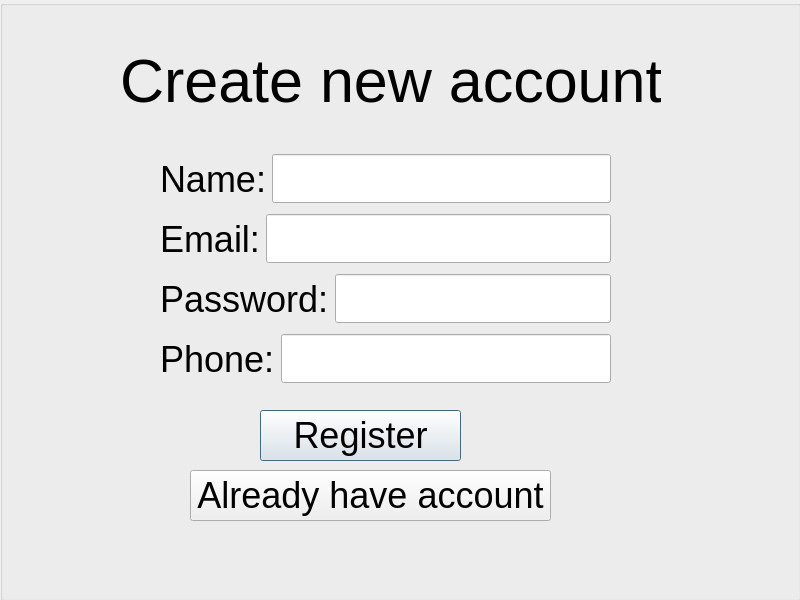
<?xml version="1.0" encoding="UTF-8"?>
<ui version="4.0">
 <class>RegisterWindow</class>
 <widget class="QDialog" name="RegisterWindow">
  <property name="geometry">
   <rect>
    <x>0</x>
    <y>0</y>
    <width>800</width>
    <height>600</height>
   </rect>
  </property>
  <property name="windowTitle">
   <string>Dialog</string>
  </property>
  <widget class="QGroupBox" name="groupBox">
   <property name="geometry">
    <rect>
     <x>0</x>
     <y>0</y>
     <width>801</width>
     <height>601</height>
    </rect>
   </property>
   <property name="title">
    <string/>
   </property>
   <widget class="QLabel" name="label">
    <property name="geometry">
     <rect>
      <x>120</x>
      <y>30</y>
      <width>541</width>
      <height>101</height>
     </rect>
    </property>
    <property name="font">
     <font>
      <pointsize>46</pointsize>
     </font>
    </property>
    <property name="text">
     <string>Create new account</string>
    </property>
   </widget>
   <widget class="QWidget" name="layoutWidget">
    <property name="geometry">
     <rect>
      <x>160</x>
      <y>150</y>
      <width>451</width>
      <height>58</height>
     </rect>
    </property>
    <layout class="QHBoxLayout" name="horizontalLayout">
     <item>
      <widget class="QLabel" name="label_2">
       <property name="font">
        <font>
         <pointsize>27</pointsize>
        </font>
       </property>
       <property name="text">
        <string>Name:</string>
       </property>
      </widget>
     </item>
     <item>
      <widget class="QLineEdit" name="lineEditName">
       <property name="font">
        <font>
         <pointsize>27</pointsize>
        </font>
       </property>
      </widget>
     </item>
    </layout>
   </widget>
   <widget class="QWidget" name="layoutWidget_2">
    <property name="geometry">
     <rect>
      <x>160</x>
      <y>210</y>
      <width>451</width>
      <height>58</height>
     </rect>
    </property>
    <layout class="QHBoxLayout" name="horizontalLayout_2">
     <item>
      <widget class="QLabel" name="label_3">
       <property name="font">
        <font>
         <pointsize>27</pointsize>
        </font>
       </property>
       <property name="text">
        <string>Email:</string>
       </property>
      </widget>
     </item>
     <item>
      <widget class="QLineEdit" name="lineEditEmail">
       <property name="font">
        <font>
         <pointsize>27</pointsize>
        </font>
       </property>
      </widget>
     </item>
    </layout>
   </widget>
   <widget class="QWidget" name="layoutWidget_3">
    <property name="geometry">
     <rect>
      <x>160</x>
      <y>270</y>
      <width>451</width>
      <height>58</height>
     </rect>
    </property>
    <layout class="QHBoxLayout" name="horizontalLayout_3">
     <item>
      <widget class="QLabel" name="label_4">
       <property name="font">
        <font>
         <pointsize>27</pointsize>
        </font>
       </property>
       <property name="text">
        <string>Password:</string>
       </property>
      </widget>
     </item>
     <item>
      <widget class="QLineEdit" name="lineEditPassword">
       <property name="font">
        <font>
         <pointsize>27</pointsize>
        </font>
       </property>
       <property name="echoMode">
        <enum>QLineEdit::EchoMode::Password</enum>
       </property>
      </widget>
     </item>
    </layout>
   </widget>
   <widget class="QWidget" name="layoutWidget_4">
    <property name="geometry">
     <rect>
      <x>160</x>
      <y>330</y>
      <width>451</width>
      <height>58</height>
     </rect>
    </property>
    <layout class="QHBoxLayout" name="horizontalLayout_4">
     <item>
      <widget class="QLabel" name="label_5">
       <property name="font">
        <font>
         <pointsize>27</pointsize>
        </font>
       </property>
       <property name="text">
        <string>Phone:</string>
       </property>
      </widget>
     </item>
     <item>
      <widget class="QLineEdit" name="lineEditPhone">
       <property name="font">
        <font>
         <pointsize>27</pointsize>
        </font>
       </property>
      </widget>
     </item>
    </layout>
   </widget>
   <widget class="QPushButton" name="pushButton">
    <property name="geometry">
     <rect>
      <x>260</x>
      <y>410</y>
      <width>201</width>
      <height>51</height>
     </rect>
    </property>
    <property name="font">
     <font>
      <pointsize>27</pointsize>
     </font>
    </property>
    <property name="text">
     <string>Register</string>
    </property>
   </widget>
   <widget class="QPushButton" name="pushButton_2">
    <property name="geometry">
     <rect>
      <x>190</x>
      <y>470</y>
      <width>361</width>
      <height>51</height>
     </rect>
    </property>
    <property name="font">
     <font>
      <pointsize>27</pointsize>
     </font>
    </property>
    <property name="text">
     <string>Already have account</string>
    </property>
   </widget>
  </widget>
 </widget>
 <resources/>
 <connections/>
</ui>
